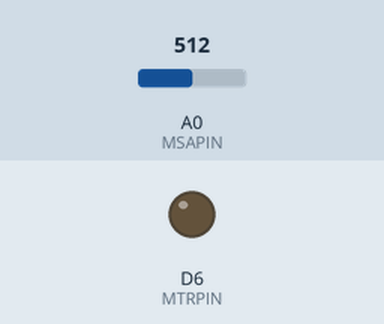
Recording of a sketch running on a simulated ESP8266 (NodeMCU). Shown: output pins drawn as LEDs (lit = HIGH). Inputs (shaded band) come from the test bench; at power-on: A0 (MSAPIN) = 512. WiFi joins after 1.5 s; servers stay silent unless stated; uploads are accepted with an empty reply; what the sketch prints to the serial monitor is not drawn.

Above: at 1.8 s.
At 17.2 s:
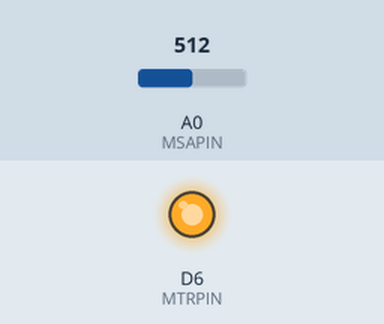
Timing chart, 0 to 79.8 s (numbered marks = the images above):
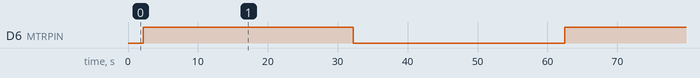

Measured:
- by itself, D6 (MTRPIN): alternates HIGH for 30.0 s and LOW for 30.2 s

The sketch:

webcontrol.ino
```cpp
#include <ESP8266WiFi.h>
#include <ESP8266HTTPClient.h>
#include <WiFiClient.h>
#include <ESP8266mDNS.h>
#include <ESP8266WebServer.h>   // Include the WebServer library

#define TOBOOLSTR(v) v ? "true" : "false"

#define SSID "***"
#define PASSWORD "***"
#define TELEGRAMID "***"

#define MSAPIN A0 // Moisture sensor analog pin
#define MSDPIN D5 // Moisture sensor digital pin
#define MTRPIN D6 // Motor pin

#define STATUSURL "http://flows.messagebird.com/flows/***/invoke"

// Minimum delay between status updates
#define STATUSMINDELAY 60000

unsigned long lastStatusTime;

bool pumpOn;
unsigned long pumpOffTime;

HTTPClient client;
ESP8266WebServer server(80);

void setup() {
  pinMode(MSAPIN, INPUT);
  pinMode(MSDPIN, INPUT);
  pinMode(MTRPIN, OUTPUT);

  Serial.begin(115200);

  // Connect to WiFi
  WiFi.begin(SSID, PASSWORD);
  Serial.println("Connecting");

  // Wait for Wifi to connect
  while(WiFi.status() != WL_CONNECTED) {
    delay(500);
    Serial.print(".");
  }
  Serial.println("");
  Serial.print("Connected to WiFi network with IP Address: ");
  Serial.println(WiFi.localIP());

  if (MDNS.begin("esp8266")) {              // Start the mDNS responder for esp8266.local
    Serial.println("mDNS responder started");
  } else {
    Serial.println("Error setting up MDNS responder!");
  }

  setupServer();

}

void loop() {
  server.handleClient();                    // Listen for HTTP requests from clients
  delay(500);

  double msa = analogRead(MSAPIN);
  if (msa < 1000 && lastStatusTime < millis() ) {
    if(WiFi.status()== WL_CONNECTED){

      // Data to send with HTTP POST
      char data[100];
      sprintf(data,"{\"text\": \"%f\",\"telegramid\": \"%s\"}", msa, TELEGRAMID);
      String httpRequestData = String(data);

      client.begin(STATUSURL);
      client.addHeader("Content-Type", "application/json");
      int httpResponseCode = client.POST(httpRequestData);
      client.end();

      if (httpResponseCode != 204) {
        Serial.printf("Error sending to %s", STATUSURL);
      }
      lastStatusTime = millis() + STATUSMINDELAY;
    }
    else {
      Serial.println("WiFi Disconnected");
    }

    startPump(30000);
  }

  // Check if it's time to turn of the pump
  if (pumpOn && pumpOffTime < millis()) {
    stopPump();
  }
}


void setupServer() {
  server.on("/", handleRoot);               // Call the 'handleRoot' function when a client requests URI "/"
  server.on("/status", HTTP_GET, handleStatus);
  server.on("/startpump", HTTP_POST, handleStartPump);
  server.onNotFound(handleNotFound);        // When a client requests an unknown URI (i.e. something other than "/"), call function "handleNotFound"

  server.begin();                           // Actually start the server
  Serial.println("HTTP server started");
}

void handleRoot() {
  server.sendHeader("Location", "/status");
  server.send(302);
}

void handleStatus() {
  char data[100];
  double msa = analogRead(MSAPIN);
  Serial.println((pumpOffTime - millis())/1000);
  sprintf(data, "{\n\t\"moisture\": \"%f\",\n\t\"pumpOn\": %s,\n\t\"pumpOffTime\": %d\n}", msa, TOBOOLSTR(pumpOn), pumpOn ? (pumpOffTime - millis())/1000 : 0);
  server.send(200, "application/json", data);   // Send HTTP status 200 (Ok) and send some text to the browser/client
}

void handleStartPump() {
  Serial.println("handleStartPump()");
  startPump(30000);
  server.send(200, "text/plain", "Pump Started");
}

void handleNotFound(){
  server.send(404, "text/plain", "404: Not found"); // Send HTTP status 404 (Not Found) when there's no handler for the URI in the request
}


void startPump(long timer) {
  pumpOn = true;
  digitalWrite(MTRPIN,1);
  pumpOffTime = millis() + timer;
}

void stopPump() {
  pumpOn = false;
  digitalWrite(MTRPIN,0);
  pumpOffTime = millis();
}
```
